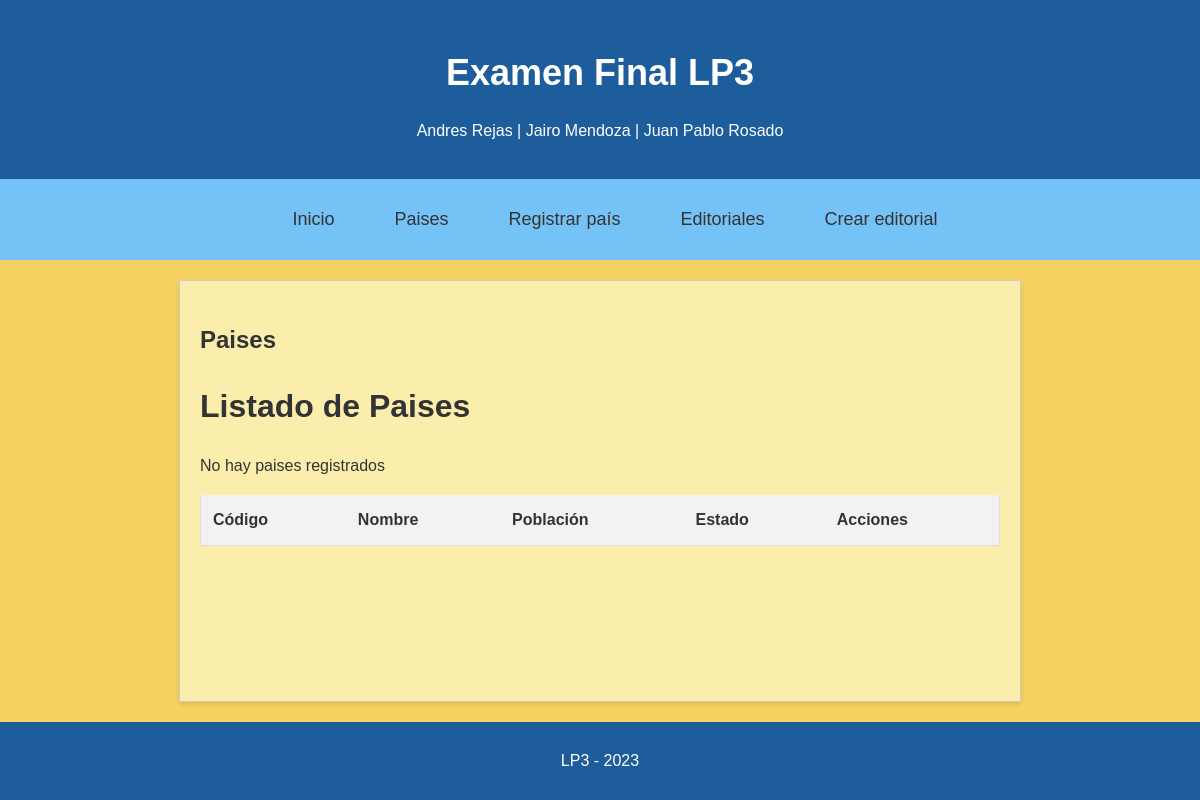
The page /paises/ on the database as committed earlier.
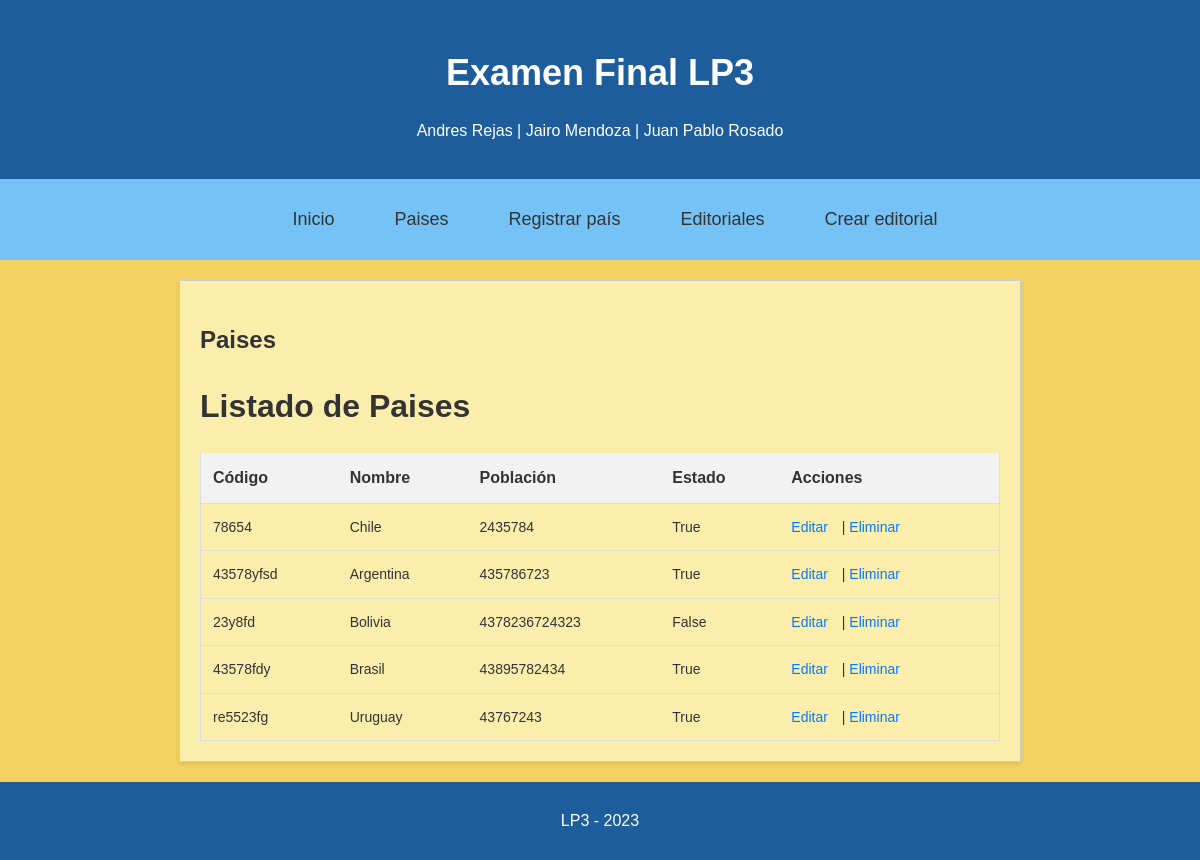
The same page on the database as committed later.
### myapp/models.py (models this page shows)
class Pais(models.Model):
    idpais = models.AutoField(primary_key=True)
    codigo = models.CharField(max_length=10)
    nombre = models.CharField(max_length=50)
    poblacion = models.IntegerField()
    estado = models.BooleanField(default=True)

### myapp/views.py (the view)
# urls.py: path("paises/", views.listar_paises, name="listar_paises"),
def listar_paises(request):
    paises = Pais.objects.all()
    return render(request, "paises.html", {"paises": paises, "titulo": "Paises"})

### myapp/templates/paises.html (shortened to what this page needs)
{% extends 'layout.html' %}
{% block content %}
    <h2>{{titulo}}</h2>
    <h1>Listado de Paises</h1>
    <table>
        <thead>
            <tr>
                <th>Código</th>
                <th>Nombre</th>
                <th>Población</th>
                <th>Estado</th>
                <th>Acciones</th>
            </tr>
        </thead>
        <tbody>
            {% for pais in paises %}
            <tr>
                <td>{{ pais.codigo }}</td>
                <td>{{ pais.nombre }}</td>
                <td>{{ pais.poblacion }}</td>
                <td>{{ pais.estado }}</td>
                <td>
                    <a>Editar</a> |
                    <a href="{% url 'eliminar_pais' id=pais.idpais %}">Eliminar</a>
                </td>
            </tr>
            {% empty %}
            <p>No hay paises registrados</p>
            {% endfor %}
        </tbody>
    </table>
{% endblock content %}

### myapp/templates/layout.html (shortened to what this page needs)
<!DOCTYPE html>
<html lang="en">
<head>
    {% load static %}
    <link rel="stylesheet" type="text/css" href= {% static 'css/styles.css' %} >
</head>
<body>
    <header class="header">
        <h1>Examen Final LP3</h1>
        <p>Andres Rejas | Jairo Mendoza | Juan Pablo Rosado</p>
    </header>
    <nav>
        <ul>
            <li>
                <a href= {% url 'inicio' %} >Inicio</a>
            </li>
            <li>
                <a href= {% url 'listar_paises' %} >Paises</a>
            </li>
            <li>
                <a href= {% url 'registrar_pais' %} >Registrar país</a>
            </li>
            <li>
                <a href= {% url 'listar_editoriales' %} >Editoriales</a>
            </li>
            <li>
                <a href= {% url 'registrar_editorial' %} >Crear editorial</a>
            </li>
        </ul>
    </nav>
    <div class="content">
        {% block content %}
        {% endblock content %}
    </div>
    <footer class="footer">
        <p>LP3 - 2023</p>
    </footer>
</body>
</html>

### myapp/static/css/styles.css (style rules this page uses)
body { margin: 0; font-family: Arial, sans-serif; line-height: 1.6; background-color: #F4D160; color: #333; min-height: 100vh; display: flex; flex-direction: column; }
a { color: #1D5D9B; text-decoration: none; }
.header { text-align: center; padding: 20px; background-color: #1D5D9B; color: #fff; }
.header h1 { font-size: 36px; margin-bottom: 10px; }
.header p { font-size: 16px; }
nav { background-color: #75C2F6; padding: 10px; }
nav ul { list-style: none; display: flex; justify-content: center; }
nav li { margin: 0 15px; }
nav a { color: #333; font-size: 18px; padding: 5px 10px; border-radius: 5px; }
.content { flex: 1; width: 90%; max-width: 800px; margin: 20px auto; padding: 20px; background-color: #FBEEAC; border: 1px solid #ccc; box-shadow: 0 2px 4px rgba(0, 0, 0, 0.1); }
.footer { text-align: center; padding: 10px; background-color: #1D5D9B; color: #fff; }

### myapp/templates/paises.html (style rules this page uses)
table { width: 100%; border-collapse: collapse; }
th, td { padding: 12px; text-align: left; border-bottom: 1px solid #ddd; }
th { background-color: #f2f2f2; }
th:first-child, td:first-child { border-left: 1px solid #ddd; }
th:last-child, td:last-child { border-right: 1px solid #ddd; }
td { font-size: 14px; }
a { color: #007BFF; text-decoration: none; margin-right: 10px; }

Rows that differ between the two databases and show on the page:
added Pais: codigo "78654", nombre "Chile", poblacion "2435784", estado "True"
added Pais: codigo "43578yfsd", nombre "Argentina", poblacion "435786723", estado "True"
added Pais: codigo "23y8fd", nombre "Bolivia", poblacion "4378236724323", estado "False"
added Pais: codigo "43578fdy", nombre "Brasil", poblacion "43895782434", estado "True"
added Pais: codigo "re5523fg", nombre "Uruguay", poblacion "43767243", estado "True"
Other text that changed with them:
text no longer shown: "No hay paises registrados"
